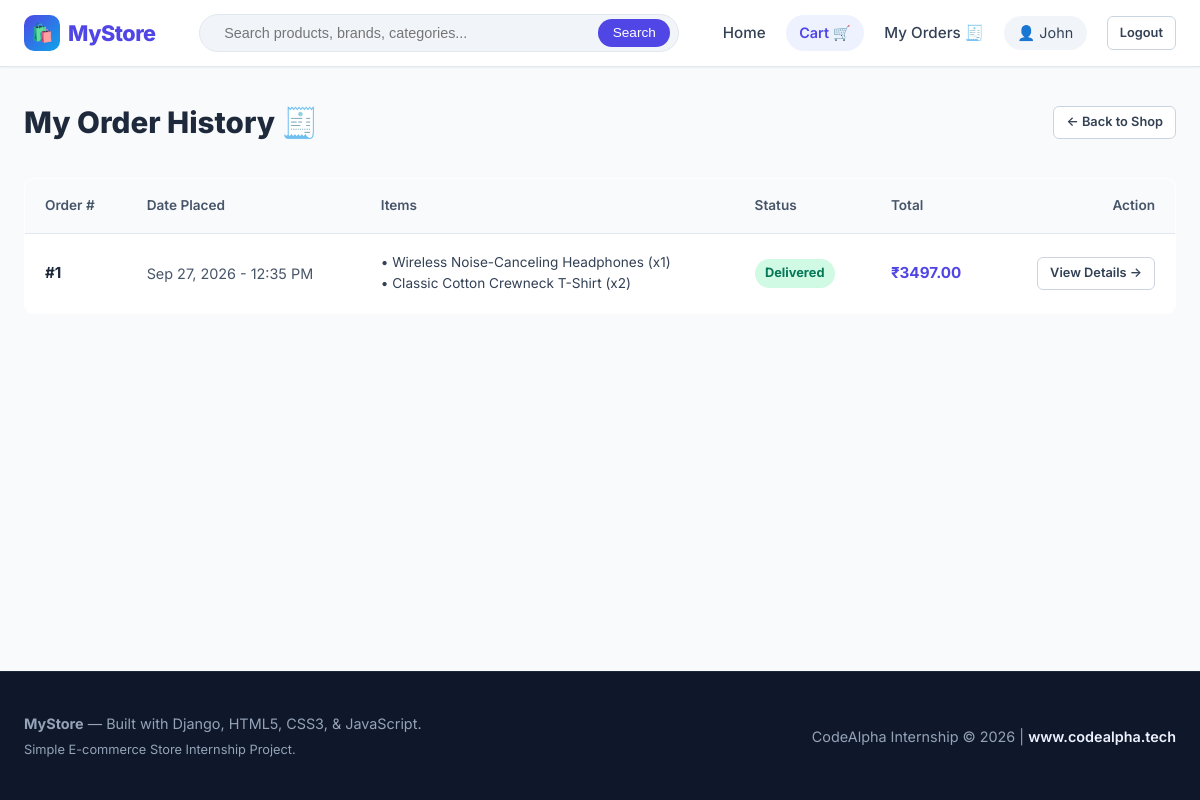
Page /orders/ (signed in) on the committed database.
### store/models.py (models this page shows, shortened)
class Order(models.Model):
    STATUS_CHOICES = [
        ('Pending', 'Pending'),
        ('Processing', 'Processing'),
        ('Shipped', 'Shipped'),
        ('Delivered', 'Delivered'),
        ('Cancelled', 'Cancelled'),
    ]
    user = models.ForeignKey(
        User,
        on_delete=models.CASCADE,
        related_name='orders'
    )
    total_amount = models.DecimalField(
        max_digits=10,
        decimal_places=2
    )
    status = models.CharField(
        max_length=20,
        choices=STATUS_CHOICES,
        default='Pending'
    )
    full_name = models.CharField(max_length=150, blank=True, default='')
    email = models.EmailField(blank=True, default='')
    phone = models.CharField(max_length=20, blank=True, default='')
    shipping_address = models.TextField(blank=True, default='')
    city = models.CharField(max_length=100, blank=True, default='')
    postal_code = models.CharField(max_length=20, blank=True, default='')
    created_at = models.DateTimeField(auto_now_add=True)
    class Meta:
        ordering = ['-created_at']

class OrderItem(models.Model):
    order = models.ForeignKey(
        Order,
        on_delete=models.CASCADE,
        related_name='items'
    )
    product = models.ForeignKey(
        Product,
        on_delete=models.CASCADE
    )
    quantity = models.PositiveIntegerField(default=1)
    price = models.DecimalField(
        max_digits=10,
        decimal_places=2
    )

class Product(models.Model):
    name = models.CharField(max_length=200)
    description = models.TextField()
    price = models.DecimalField(max_digits=10, decimal_places=2)
    image = models.ImageField(upload_to='products/', blank=True, null=True)
    stock = models.PositiveIntegerField(default=0)
    category = models.CharField(max_length=100, blank=True)
    created_at = models.DateTimeField(auto_now_add=True)

### store/views.py (the view)
# urls.py: path('orders/', views.order_history, name='order_history'),
@login_required(login_url='login')
def order_history(request):
    orders = Order.objects.filter(user=request.user).prefetch_related('items__product').order_by('-created_at')
    return render(request, 'store/order_history.html', {'orders': orders})

### store/cart.py (called while the page is built)
    def __len__(self):
        return sum(item['quantity'] for item in self.cart.values())

### store/context_processors.py (called while the page is built)
def cart_context(request):
    return {
        'cart': Cart(request)
    }

### templates/store/order_history.html (shortened to what this page needs)
{% extends 'base.html' %}
{% load static %}
{% block content %}
<div style="display: flex; justify-content: space-between; align-items: center; margin-bottom: 2rem;">
    <h1 style="font-size: 1.85rem; font-weight: 800; color: var(--gray-800);">
        My Order History 🧾
    </h1>
    <a href="{% url 'home' %}" class="btn btn-secondary btn-sm">
        &larr; Back to Shop
    </a>
</div>
{% if orders %}
    <div style="overflow-x: auto;">
        <table class="orders-table">
            <thead>
                <tr>
                    <th>Order #</th>
                    <th>Date Placed</th>
                    <th>Items</th>
                    <th>Status</th>
                    <th>Total</th>
                    <th style="text-align: right;">Action</th>
                </tr>
            </thead>
            <tbody>
                {% for order in orders %}
                    <tr>
                        <td style="font-weight: 700;">#{{ order.id }}</td>
                        <td style="color: var(--gray-600); font-size: 0.9rem;">
                            {{ order.created_at|date:"M d, Y - h:i A" }}
                        </td>
                        <td>
                            <div style="font-size: 0.85rem; color: var(--gray-700);">
                                {% for item in order.items.all|slice:":2" %}
                                    <div>• {{ item.product.name }} (x{{ item.quantity }})</div>
                                {% endfor %}
                            </div>
                        </td>
                        <td>
                            <span class="status-badge status-{{ order.status }}">{{ order.status }}</span>
                        </td>
                        <td style="font-weight: 700; color: var(--primary);">₹{{ order.total_amount }}</td>
                        <td style="text-align: right;">
                            <a href="{% url 'order_detail' order.id %}" class="btn btn-secondary btn-sm">
                                View Details &rarr;
                            </a>
                        </td>
                    </tr>
                {% endfor %}
            </tbody>
        </table>
    </div>
{% endif %}
{% endblock %}

### templates/base.html (shortened to what this page needs)
{% load static %}
<!DOCTYPE html>
<html lang="en">
<head>
    <link rel="stylesheet" href="{% static 'css/style.css' %}">
</head>
<body>
    <header>
        <div class="navbar">
            <a href="{% url 'home' %}" class="brand-logo">
                <span class="brand-icon">🛍️</span>
                <span>MyStore</span>
            </a>
            <div class="nav-search">
                <form action="{% url 'home' %}" method="GET">
                    <input type="text" name="q" placeholder="Search products, brands, categories..." value="{{ query|default:'' }}">
                    <button type="submit">Search</button>
                </form>
            </div>
            <div class="nav-links">
                <a href="{% url 'home' %}" class="nav-link">Home</a>
                <a href="{% url 'cart' %}" class="cart-badge-link">
                    <span>Cart 🛒</span>
                </a>
                {% if user.is_authenticated %}
                    <a href="{% url 'order_history' %}" class="nav-link">My Orders 🧾</a>
                    <span class="user-badge">
                        <span>👤 {{ user.first_name|default:user.username }}</span>
                    </span>
                    <a href="{% url 'logout' %}" class="btn btn-secondary btn-sm">Logout</a>
                {% else %}
                    <a href="{% url 'login' %}" class="nav-link">Login</a>
                    <a href="{% url 'register' %}" class="btn btn-primary btn-sm">Register</a>
                {% endif %}
            </div>
        </div>
    </header>
    <main>
        {% block content %}
        {% endblock %}
    </main>
    <footer>
        <div class="footer-inner">
            <div>
                <strong>MyStore</strong> — Built with Django, HTML5, CSS3, & JavaScript.
                <p style="font-size: 0.8rem; margin-top: 0.25rem;">Simple E-commerce Store Internship Project.</p>
            </div>
            <div class="footer-credit">
                <span>CodeAlpha Internship &copy; 2026 | <a href="https://www.codealpha.tech" target="_blank" rel="noopener">www.codealpha.tech</a></span>
            </div>
        </div>
    </footer>
</body>
</html>

### rows in the picture
Order: id "1", created_at "Sep 27, 2026 - 12:35 PM", status "Delivered", total_amount "3497.00"
OrderItem: product.name "Wireless Noise-Canceling Headphones", quantity "1"
OrderItem: product.name "Classic Cotton Crewneck T-Shirt", quantity "2"

### other values in the picture
{{ user.first_name|default:user.username }} "John"
